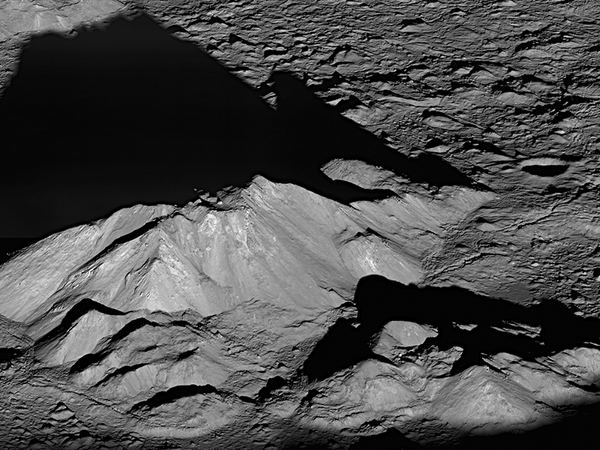
#> input picture frontend/src/assets/lunar-moon.png, 600 x 450 px
$ python -i cv_engine.py   (imports and definitions only)
#> lines starting #> are read from the running program, lines starting #| are printed output that depends on the picture

import cv2
import numpy as np
import base64
from time import perf_counter


# =========================================================
# EPHEMERIS CONFIGURATION
# =========================================================

MAX_PROCESSING_DIM = 2500
MAX_FEATURES = 5000

RATIO_TEST = 0.75

RANSAC_THRESHOLD = 3.0
RANSAC_CONFIDENCE = 0.999
RANSAC_MAX_ITERS = 10000

MAX_VISUAL_MATCHES = 5000


# =========================================================
# IMAGE PROCESSING
# =========================================================

# [35 lines left out: function create_processing_image, not called in this run]


def prepare_gray(image):

    if len(image.shape) == 3:

        gray = cv2.cvtColor(
            image,
            cv2.COLOR_BGR2GRAY
        )

    else:

        gray = image.copy()

    if gray.dtype != np.uint8:

        gray = cv2.normalize(
            gray,
            None,
            0,
            255,
            cv2.NORM_MINMAX
        ).astype(np.uint8)

    clahe = cv2.createCLAHE(
        clipLimit=2.0,
        tileGridSize=(8, 8)
    )

    gray = clahe.apply(gray)

    return gray


# =========================================================
# FEATURE DETECTION
# =========================================================

# [2241 lines left out: functions detect_features, ratio_matches, mutual_matches, estimate_homography, calculate_reprojection_errors, calculate_spatial_coverage and 11 more, not called in this run]

>>> import cv2
>>> picture = cv2.imread('../frontend/src/assets/lunar-moon.png')
#> picture is the input picture: shape (450, 600, 3); mean B, G, R 75.5, 75.5, 75.5
>>> result = prepare_gray(picture)
#> in prepare_gray, `gray = clahe.apply(gray)`:
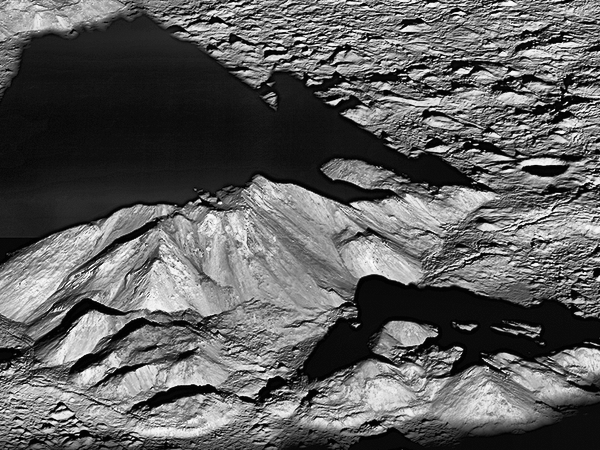
#> gray: shape (450, 600); min 1, max 255, mean 95.1
